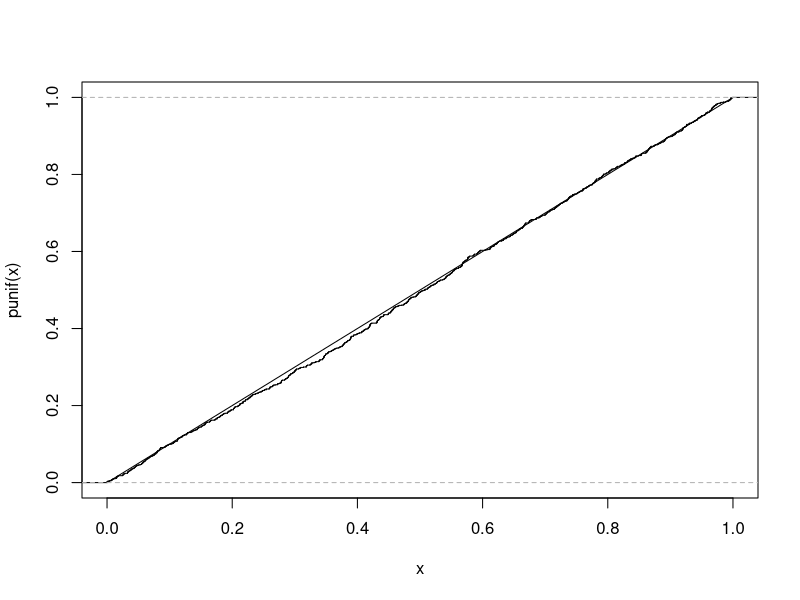
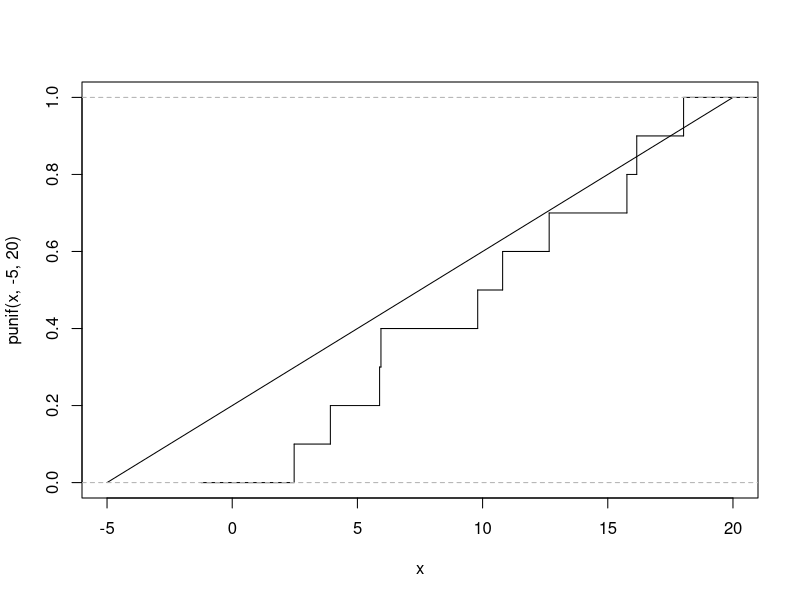

Generate these figures, in order, with R:
## StatComp 19/20
## Workshop 9 (Simulation, Sampling andthe Central Limit Theorem)
## 12/02/19

# draw random numbers from a uniform distribution
xsamp = runif(1000)
# probability distribution of uniform; cdf for uniform
curve(punif(x), 0, 1)
plot(ecdf(xsamp), verticals = TRUE, do.points = FALSE, add = TRUE)

# generate values between a and b
xsamp = runif(10, -5, 20)
curve(punif(x, -5, 20), -5, 20)
plot(ecdf(xsamp), verticals = TRUE, do.points = FALSE, add = TRUE)

# normal distribution
# rnorm - random generator
sd = 5
mean = 100
rnorm(5, mean, sd) # uses the sd, not the variance (which is sd²)
# dnorm - probability density function 
dnorm(97, 100, 5) # 0.067
# pnorm - cumulative density function
x = pnorm(97, 100, 5) # 0.27
# qnorm - quantile function; inverse of pnorm
qnorm(x, 100, 5) # the 0.27... quantile is 97!